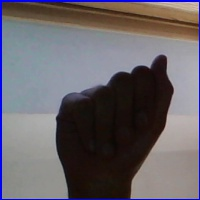
#> input picture images/asl_alphabet_train/A/A118.jpg, 200 x 200 px, given in place of Q1578.jpg, which was not available
$ python preprocess_visualizer.py   (older library calls are emulated)
#> lines starting #> are read from the running program, lines starting #| are printed output that depends on the picture; after the words box and inside, x2 and y2 are one past the last pixel; in counts of white or black regions, pixels touching at a corner belong together; pictures that were not available may be replaced by others from this repository, and a replacement may not be noted
### canny_detector.py
import cv2
import numpy as np

def apply_canny_edge_detection(image):
  # Gray scale
  gray = cv2.cvtColor(image, cv2.COLOR_BGR2GRAY)
  # Reduce noise
  blurred = cv2.GaussianBlur(image, (5, 5), 0)
  # Erosion (emphasize edge lines)
  eroded = cv2.erode(blurred, np.ones((3, 3), np.uint8))
  # Canny (with sensitive thresholds)
  edge_detected = cv2.Canny(eroded, 30, 60)
  return edge_detected

### sobel_canny_detector.py
import cv2
import numpy as np

def remove_white_area(image):
  lab_image = cv2.cvtColor(image, cv2.COLOR_BGR2LAB)

  lower_threshold, upper_threshold = np.array([215]), np.array([255])
  white_mask = cv2.inRange(lab_image[:, :, 0], lower_threshold, upper_threshold)

  kernel = np.ones((5, 5), np.uint8)
  white_mask = cv2.morphologyEx(white_mask, cv2.MORPH_OPEN, kernel)

  inpainted_image = cv2.inpaint(image.astype(np.uint8), white_mask, inpaintRadius=5, flags=cv2.INPAINT_TELEA)
  return inpainted_image

def apply_sobel_canny_detection(image):
  image = remove_white_area(image)
  # Grayscale
  gray = cv2.cvtColor(image, cv2.COLOR_BGR2GRAY)
  # Reduce noise
  blurred = cv2.GaussianBlur(gray, (5, 5), 0)
  # Apply historgram equalization
  equalized = cv2.equalizeHist(blurred)
  # Sobel detection
  sobel_x = cv2.Sobel(equalized, cv2.CV_64F, 1, 0, ksize=3)
  sobel_y = cv2.Sobel(equalized, cv2.CV_64F, 0, 1, ksize=3)
  magnitude = np.sqrt(sobel_x ** 2 + sobel_y ** 2)
  sobel_result = (magnitude * 255 / magnitude.max()).astype(np.uint8)

  # Canny detection
  blurred = cv2.GaussianBlur(sobel_result, (3, 3), 0)
  combined_result = cv2.Canny(blurred, 100, 200)
  return sobel_result, combined_result

### skin_detector.py
import cv2
import numpy as np

def apply_skin_color_detection(image):
  # HSV color
  image_HSV = cv2.cvtColor(image, cv2.COLOR_BGR2HSV)
  HSV = cv2.inRange(image_HSV, (0, 15, 0), (17,170,255))
  HSV = cv2.morphologyEx(HSV, cv2.MORPH_OPEN, np.ones((3,3), np.uint8))

  # YCrCb color
  image_YCrCb = cv2.cvtColor(image, cv2.COLOR_BGR2YCrCb)
  YCrCb = cv2.inRange(image_YCrCb, (0, 135, 85), (255,180,135))
  YCrCb = cv2.morphologyEx(YCrCb, cv2.MORPH_OPEN, np.ones((3,3), np.uint8))

  # Merge skin detection (YCbCr and hsv)
  merged = cv2.bitwise_and(YCrCb,HSV)
  merged = cv2.medianBlur(merged,3)
  merged = cv2.morphologyEx(merged, cv2.MORPH_OPEN, np.ones((4,4), np.uint8))

  HSV_converted = cv2.bitwise_not(HSV)
  YCrCb_converted = cv2.bitwise_not(YCrCb)
  merged_converted = cv2.bitwise_not(merged)

  return HSV_converted, YCrCb_converted, merged_converted

### preprocess_visualizer.py
import cv2
from canny_detector import *
from sobel_canny_detector import *
from skin_detector import *
import random

# Crop outline of image by padding size
def crop_image(image, padding=8):
  height, width, _ = image.shape
  crop_size = min(height - padding, width - padding)
  x = (width - crop_size) // 2
  y = (height - crop_size) // 2
  cropped = image[y:y + crop_size, x:x + crop_size]
  return cropped

# List up image set to be loaded
sign_types = ['A', 'B', 'C', 'D', 'del', 'E', 'F', 'G', 'H', 'I', 'J', 'K', 'L', 'M', 'N', 'nothing', 'O', 'P', 'Q', 'R', 'S', 'space', 'T', 'U', 'V', 'W', 'X', 'Y', 'Z']
random_numbers = [random.randint(1, 3000) for _ in range(10)]

# Show preprocessed images
sign = random.choice(sign_types)
for num in random_numbers:
  image = cv2.imread(f'./images/asl_alphabet_train/{sign}/{sign}{num}.jpg')
#> image is the input picture: shape (200, 200, 3); mean B, G, R 105.1, 99.6, 104.7
  cropped = crop_image(image)

  # Apply specific technique
  canny = apply_canny_edge_detection(cropped)
#> in apply_canny_edge_detection, `gray = cv2.cvtColor(image, cv2.COLOR_BGR2GRAY)`:
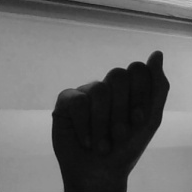
#> gray: shape (192, 192); min 8, max 195, mean 102.8
#> in apply_canny_edge_detection, `edge_detected = cv2.Canny(eroded, 30, 60)`:
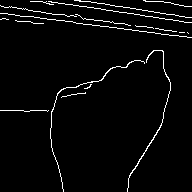
#> edge_detected: shape (192, 192); 3.4% white in thin lines or dots
  sobel, sobel_canny = apply_sobel_canny_detection(cropped)
#> in remove_white_area, `lab_image = cv2.cvtColor(image, cv2.COLOR_BGR2LAB)`: lab_image: shape (192, 192, 3); mean of channels 0, 1, 2 107.4, 130.3, 129.7
#> in remove_white_area, `white_mask = cv2.inRange(lab_image[:, :, 0], lower_threshold, upper_th..`: white_mask: shape (192, 192); every value is 0
#> in apply_sobel_canny_detection, `equalized = cv2.equalizeHist(blurred)`:
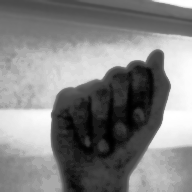
#> equalized: shape (192, 192); min 0, max 255, mean 129.9
#> in apply_sobel_canny_detection, `sobel_x = cv2.Sobel(equalized, cv2.CV_64F, 1, 0, ksize=3)`:
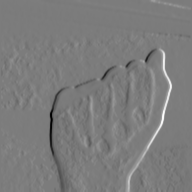
#> sobel_x: shape (192, 192) float64; min -578, max 610, mean 1.8; drawn with min black and max white
#> in apply_sobel_canny_detection, `sobel_y = cv2.Sobel(equalized, cv2.CV_64F, 0, 1, ksize=3)`:
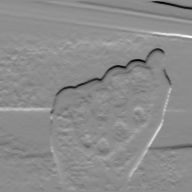
#> sobel_y: shape (192, 192) float64; min -493, max 402, mean -0.2; drawn with min black and max white
#> in apply_sobel_canny_detection, `combined_result = cv2.Canny(blurred, 100, 200)`: combined_result: shape (192, 192); 3% white in thin lines or dots
  HSV_converted, YCrCb_converted, merged_converted = apply_skin_color_detection(cropped)
#> in apply_skin_color_detection, `image_HSV = cv2.cvtColor(image, cv2.COLOR_BGR2HSV)`: image_HSV: shape (192, 192, 3); mean H, S, V 53, 66.5, 112.2
#> in apply_skin_color_detection, `HSV = cv2.inRange(image_HSV, (0, 15, 0), (17,170,255))`: HSV: shape (192, 192); 44.6% white; 19 white regions (17 under 20 px), largest, box (x1, y1, x2, y2) and area: (57, 66, 192, 192) 11761, (0, 0, 192, 40) 4624
#> in apply_skin_color_detection, `HSV = cv2.morphologyEx(HSV, cv2.MORPH_OPEN, np.ones((3,3), np.uint8))`:
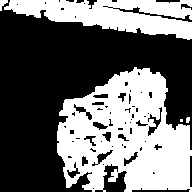
#> HSV: shape (192, 192); 42.8% white; 5 white regions (1 under 20 px), largest, box (x1, y1, x2, y2) and area: (57, 67, 192, 192) 11251, (4, 0, 192, 40) 4432, (0, 0, 8, 11) 48, (186, 117, 190, 123) 21
#> in apply_skin_color_detection, `image_YCrCb = cv2.cvtColor(image, cv2.COLOR_BGR2YCrCb)`: image_YCrCb: shape (192, 192, 3); mean of channels 0, 1, 2 102.8, 130.7, 126.4
#> in apply_skin_color_detection, `YCrCb = cv2.inRange(image_YCrCb, (0, 135, 85), (255,180,135))`: YCrCb: shape (192, 192); 20.9% white; 23 white regions (13 under 20 px), largest, box (x1, y1, x2, y2) and area: (0, 0, 192, 38) 4917, (76, 53, 171, 192) 2213, (60, 152, 74, 176) 132
#> in apply_skin_color_detection, `YCrCb = cv2.morphologyEx(YCrCb, cv2.MORPH_OPEN, np.ones((3,3), np.uint..`: YCrCb: shape (192, 192); 20.3% white; 16 white regions (4 under 20 px), largest, box (x1, y1, x2, y2) and area: (0, 0, 192, 38) 4910, (108, 66, 171, 192) 1640, (76, 156, 114, 176) 413
#> in apply_skin_color_detection, `merged = cv2.bitwise_and(YCrCb,HSV)`: merged: shape (192, 192); 16.4% white; 29 white regions (20 under 20 px), largest, box (x1, y1, x2, y2) and area: (4, 0, 192, 38) 4305, (124, 72, 168, 192) 1105, (76, 160, 107, 176) 258
#> in apply_skin_color_detection, `merged = cv2.medianBlur(merged,3)`: merged: shape (192, 192); 16.4% white; 19 white regions (11 under 20 px), largest, box (x1, y1, x2, y2) and area: (4, 0, 192, 38) 4356, (124, 72, 168, 192) 1117, (76, 161, 105, 176) 251
#> in apply_skin_color_detection, `merged = cv2.morphologyEx(merged, cv2.MORPH_OPEN, np.ones((4,4), np.ui..`:
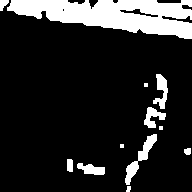
#> merged: shape (192, 192); 15.8% white; 12 white regions (3 under 20 px), largest, box (x1, y1, x2, y2) and area: (7, 0, 192, 39) 4425, (125, 134, 157, 185) 435, (153, 74, 168, 109) 273

  # Display results
  cv2.imshow('Original', cropped)
  cv2.imshow('HSV', HSV_converted)
  cv2.imshow('YCrCb', YCrCb_converted)
  cv2.imshow('HSV + YCrCb', merged_converted)
  cv2.imshow('Canny only', canny)
  cv2.imshow('Sobel only', sobel)
  cv2.imshow('Sobel + Canny', sobel_canny)
  cv2.waitKey(0)
#> pass 2 of the loop `for num in random_numbers:`:
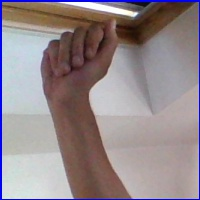
#> input picture images/asl_alphabet_train/A/A1472.jpg, 200 x 200 px, given in place of Q1723.jpg, which was not available
#> image is the input picture: shape (200, 200, 3); mean B, G, R 140.2, 136.4, 148.3
#> in apply_canny_edge_detection (call 2), `edge_detected = cv2.Canny(eroded, 30, 60)`:
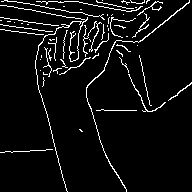
#> edge_detected: shape (192, 192); 5.8% white in thin lines or dots
#> lab_image: shape (192, 192, 3); mean of channels 0, 1, 2 149.5, 132.7, 132.1
#> in apply_sobel_canny_detection (call 2), `combined_result = cv2.Canny(blurred, 100, 200)`:
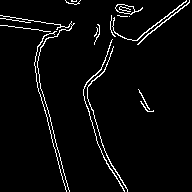
#> combined_result: shape (192, 192); 3.8% white in thin lines or dots
#> image_HSV: shape (192, 192, 3); mean H, S, V 58.3, 45.9, 154.8
#> (the run stopped early here; a loop or call above may not have finished)
